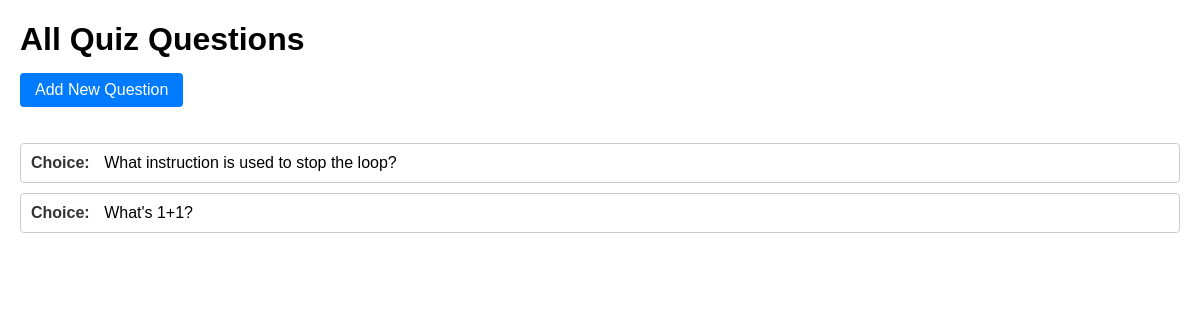
The page /admin/ on the database as committed earlier.
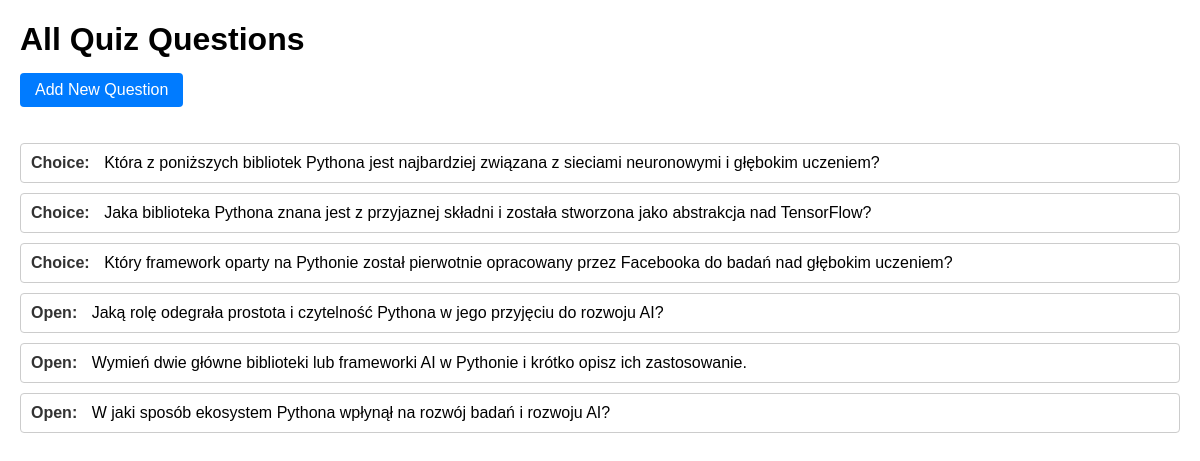
The same page on the database as committed later.
### app/models.py (models this page shows)
class QuizQuestion(db.Model):
    id = db.Column(db.Integer, primary_key=True)
    question_type = db.Column(db.String(20))  # "open" or "choice"
    question_text = db.Column(db.Text, nullable=False)
    correct_answer = db.Column(db.Text)

### app/routes.py (the view)
@admin_bp.route('/')
def index():
    questions = QuizQuestion.query.all()
    return render_template('admin/index.html', questions=questions)

### app/templates/admin/index.html (shortened to what this page needs)
<!DOCTYPE html>
<html>
<head>
</head>
<body>
    <h1>All Quiz Questions</h1>
    <a href="{{ url_for('admin.add_question') }}" class="button">Add New Question</a>
    <ul>
    {% for q in questions %}
        <li>
            <span class="question-type">{{ q.question_type|capitalize }}:</span> {{ q.question_text }}
        </li>
    {% else %}
        <li>No questions found.</li>
    {% endfor %}
    </ul>
</body>
</html>

### app/templates/admin/index.html (style rules this page uses)
body { font-family: Arial, sans-serif; margin: 20px; }
h1 { margin-bottom: 15px; }
a.button { display: inline-block; margin-bottom: 20px; padding: 8px 15px; background-color: #007BFF; color: white; text-decoration: none; border-radius: 4px; }
ul { list-style-type: none; padding-left: 0; }
li { margin-bottom: 10px; padding: 10px; border: 1px solid #ccc; border-radius: 4px; }
.question-type { font-weight: bold; color: #333; margin-right: 10px; }

Rows that differ between the two databases and show on the page:
changed QuizQuestion: question_text "What instruction is used to stop the loop?" → "Która z poniższych bibliotek Pythona jest najbardziej związana z sieciami neuronowymi i głębokim uczeniem?"
changed QuizQuestion: question_text "What's 1+1?" → "Jaka biblioteka Pythona znana jest z przyjaznej składni i została stworzona jako abstrakcja nad TensorFlow?"
added QuizQuestion: question_type "Choice", question_text "Który framework oparty na Pythonie został pierwotnie opracowany przez Facebooka do badań nad głębokim uczeniem?"
added QuizQuestion: question_type "Open", question_text "Jaką rolę odegrała prostota i czytelność Pythona w jego przyjęciu do rozwoju AI?"
added QuizQuestion: question_type "Open", question_text "Wymień dwie główne biblioteki lub frameworki AI w Pythonie i krótko opisz ich zastosowanie."
added QuizQuestion: question_type "Open", question_text "W jaki sposób ekosystem Pythona wpłynął na rozwój badań i rozwoju AI?"
